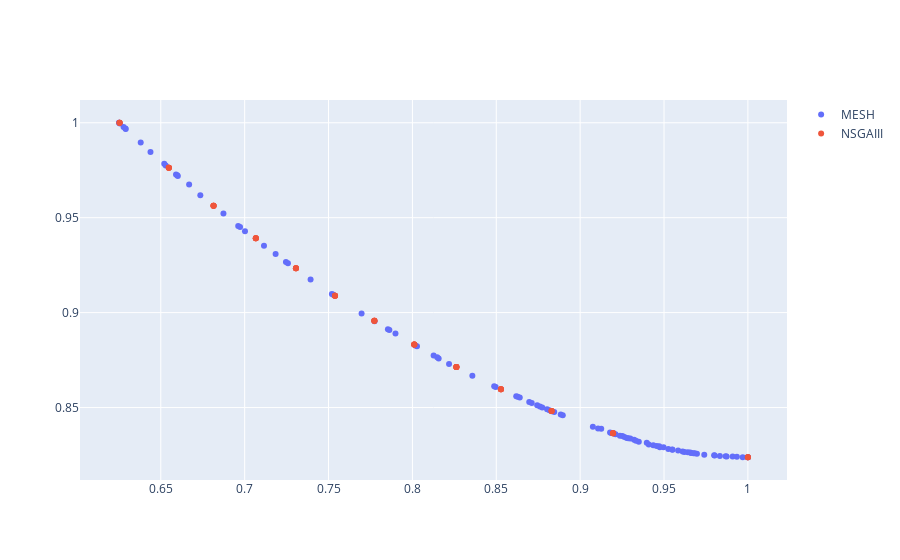

The code cell stored with this chart in its notebook:
### Code cell
fig = go.Figure(data=[go.Scatter(x=results_E2V2D1_RCM50['combined'][1][:,0], 
                                   y=results_E2V2D1_RCM50['combined'][1][:,1], 
                                   mode='markers', name='MESH'),
                     go.Scatter(x=results_NSGAIII_RCM50['combined'][1][:,0], 
                                   y=results_NSGAIII_RCM50['combined'][1][:,1], 
                                   mode='markers', name='NSGAIII')])
fig.show()
